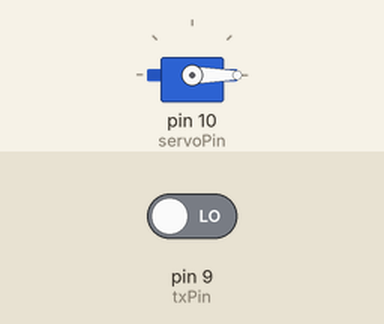
Recording of a sketch running on a simulated Arduino Nano, built with avr-gcc and run on an emulated ATmega328P. Parts: servo. The inputs (shaded band) are chosen by the test bench; at power-on: pin 9 (txPin) LOW.

Above: at 1.2 s.
1.3 s: pin 9 (txPin) driven HIGH
At 2.1 s:
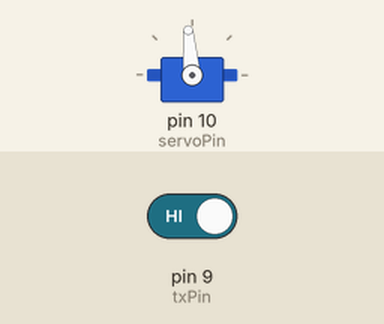
2.8 s: pin 9 (txPin) driven LOW
At 3.3 s:
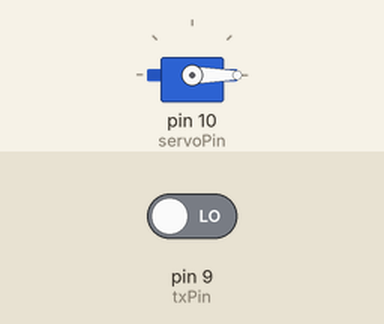
Timing chart, 0 to 5.8 s (numbered marks = the images above; inputs shaded):
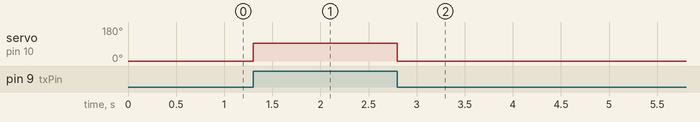

The sketch:

light_trx.ino
```cpp
// Arduino Nano firmware for light TRX
// Author: Piotr Macuk <piotr@macuk.pl>

#include <Servo.h>

Servo servo;

int servoPin = 10;      // servo signal pin
int servoRxPos = 0;     // position for RX
int servoTxPos = 95;    // position for TX
int txPin = 9;          // TX pin should be pulled-down to GND with 10k resistor

void setup() {
  servo.attach(servoPin);
  pinMode(txPin, INPUT);
}

void loop() {
  if (digitalRead(txPin) == HIGH) {
    servo.write(servoTxPos);
  } else {
    servo.write(servoRxPos);
  }
}
```

Measured:
- after the input at 1.3 s, servo on pin 10 (servoPin): 0° → 95° at once
- after the input at 2.8 s, servo on pin 10 (servoPin): 95° → 0° at once
